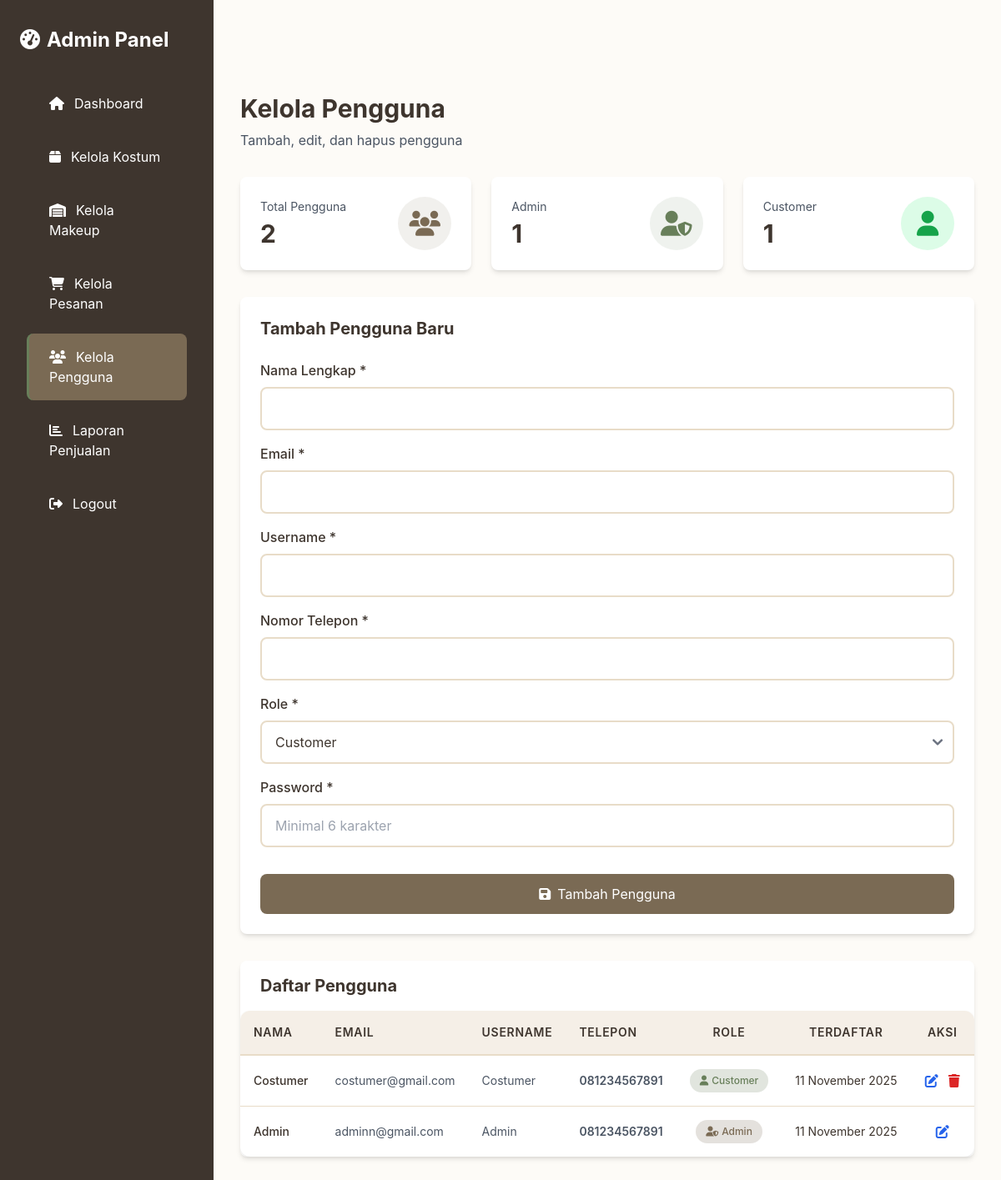
/admin/users.php (signed in), run on the app's committed database.
### tables this page shows
CREATE TABLE `users` (
  `user_id` int(11) NOT NULL,
  `name` varchar(100) NOT NULL,
  `email` varchar(100) NOT NULL,
  `username` varchar(50) NOT NULL,
  `password` varchar(255) NOT NULL,
  `role` enum('admin','customer') DEFAULT 'customer',
  `phone` varchar(20) DEFAULT NULL,
  `address` text DEFAULT NULL,
  `created_at` timestamp NOT NULL DEFAULT current_timestamp(),
  `updated_at` timestamp NOT NULL DEFAULT current_timestamp() ON UPDATE current_timestamp()
);

### config/config.php (called while the page is built, shortened)
<?php
function formatDate($date) {
    $months = [
        1 => 'Januari', 'Februari', 'Maret', 'April', 'Mei', 'Juni',
        'Juli', 'Agustus', 'September', 'Oktober', 'November', 'Desember'
    ];
    $timestamp = strtotime($date);
    $day = date('d', $timestamp);
    $month = $months[(int)date('m', $timestamp)];
    $year = date('Y', $timestamp);
    return $day . ' ' . $month . ' ' . $year;
}
?>

### admin/users.php (the view, shortened to what this page needs)
<?php
require_once '../includes/header.php';
$conn = getConnection();
$edit_mode = false;
$user_data = null;
$users = $conn->query("SELECT * FROM users ORDER BY created_at DESC");
$stats = [];
$stats['total'] = $conn->query("SELECT COUNT(*) as count FROM users")->fetch_assoc()['count'];
$stats['admins'] = $conn->query("SELECT COUNT(*) as count FROM users WHERE role = 'admin'")->fetch_assoc()['count'];
$stats['customers'] = $conn->query("SELECT COUNT(*) as count FROM users WHERE role = 'customer'")->fetch_assoc()['count'];
?>
<div class="flex">
    <?php require_once '../includes/sidebar_admin.php'; ?>
    <main class="flex-1 bg-lighter-bg min-h-screen lg:ml-64">
        <div class="p-4 sm:p-6 lg:p-8 pb-20 lg:pb-16">
            <div class="mb-6 lg:mb-8">
                <h1 class="text-2xl sm:text-3xl font-bold text-accent">Kelola Pengguna</h1>
                <p class="text-gray-600 mt-2 text-sm sm:text-base">Tambah, edit, dan hapus pengguna</p>
            </div>
            <div class="grid grid-cols-1 sm:grid-cols-3 gap-4 lg:gap-6 mb-6 lg:mb-8">
                <div class="bg-white rounded-lg shadow-md p-4 sm:p-6">
                    <div class="flex items-center justify-between">
                        <div>
                            <p class="text-gray-600 text-xs sm:text-sm mb-1">Total Pengguna</p>
                            <p class="text-2xl sm:text-3xl font-bold text-accent"><?php echo $stats['total']; ?></p>
                        </div>
                        <div class="w-12 h-12 sm:w-16 sm:h-16 bg-primary bg-opacity-10 rounded-full flex items-center justify-center flex-shrink-0">
                            <i class="fas fa-users text-2xl sm:text-3xl text-primary"></i>
                        </div>
                    </div>
                </div>
                <div class="bg-white rounded-lg shadow-md p-4 sm:p-6">
                    <div class="flex items-center justify-between">
                        <div>
                            <p class="text-gray-600 text-xs sm:text-sm mb-1">Admin</p>
                            <p class="text-2xl sm:text-3xl font-bold text-accent"><?php echo $stats['admins']; ?></p>
                        </div>
                        <div class="w-12 h-12 sm:w-16 sm:h-16 bg-secondary bg-opacity-10 rounded-full flex items-center justify-center flex-shrink-0">
                            <i class="fas fa-user-shield text-2xl sm:text-3xl text-secondary"></i>
                        </div>
                    </div>
                </div>
                <div class="bg-white rounded-lg shadow-md p-4 sm:p-6">
                    <div class="flex items-center justify-between">
                        <div>
                            <p class="text-gray-600 text-xs sm:text-sm mb-1">Customer</p>
                            <p class="text-2xl sm:text-3xl font-bold text-accent"><?php echo $stats['customers']; ?></p>
                        </div>
                        <div class="w-12 h-12 sm:w-16 sm:h-16 bg-green-100 rounded-full flex items-center justify-center flex-shrink-0">
                            <i class="fas fa-user text-2xl sm:text-3xl text-green-600"></i>
                        </div>
                    </div>
                </div>
            </div>
            <div class="bg-white rounded-lg shadow-md p-4 sm:p-6 mb-6 lg:mb-8">
                <h3 class="text-lg sm:text-xl font-bold text-accent mb-4 sm:mb-6">
                    <?php echo $edit_mode ? 'Edit Pengguna' : 'Tambah Pengguna Baru'; ?>
                </h3>
                <form method="POST" class="space-y-4">
                    <div>
                        <label class="block text-accent font-medium mb-2 text-sm sm:text-base">Nama Lengkap *</label>
                        <input type="text" name="name" required
                               class="form-control-custom w-full text-sm sm:text-base"
                               value="<?php echo $edit_mode ? htmlspecialchars($user_data['name']) : ''; ?>">
                    </div>
                    <div>
                        <label class="block text-accent font-medium mb-2 text-sm sm:text-base">Email *</label>
                        <input type="email" name="email" required
                               class="form-control-custom w-full text-sm sm:text-base"
                               value="<?php echo $edit_mode ? htmlspecialchars($user_data['email']) : ''; ?>">
                    </div>
                    <div>
                        <label class="block text-accent font-medium mb-2 text-sm sm:text-base">Username *</label>
                        <input type="text" name="username" required
                               class="form-control-custom w-full text-sm sm:text-base"
                               value="<?php echo $edit_mode ? htmlspecialchars($user_data['username']) : ''; ?>">
                    </div>
                    <div>
                        <label class="block text-accent font-medium mb-2 text-sm sm:text-base">Nomor Telepon *</label>
                        <input type="tel" name="phone" required
                               class="form-control-custom w-full text-sm sm:text-base"
                               value="<?php echo $edit_mode ? htmlspecialchars($user_data['phone']) : ''; ?>">
                    </div>
                    <div>
                        <label class="block text-accent font-medium mb-2 text-sm sm:text-base">Role *</label>
                        <select name="role" required class="form-control-custom w-full text-sm sm:text-base">
                            <option value="customer" <?php echo ($edit_mode && $user_data['role'] == 'customer') ? 'selected' : ''; ?>>Customer</option>
                        </select>
                    </div>
                    <div>
                        <label class="block text-accent font-medium mb-2 text-sm sm:text-base">
                            Password <?php echo $edit_mode ? '(Kosongkan jika tidak ingin mengubah)' : '*'; ?>
                        </label>
                        <input type="password" name="password"
                               <?php echo $edit_mode ? '' : 'required'; ?>
                               class="form-control-custom w-full text-sm sm:text-base"
                               placeholder="Minimal 6 karakter">
                    </div>
                    <div class="flex flex-col gap-3 pt-4">
                        <button type="button" onclick="confirmUserSubmit()" class="w-full btn-primary-custom px-6 py-3 rounded-lg text-sm sm:text-base">
                            <i class="fas fa-save mr-2"></i><?php echo $edit_mode ? 'Update Pengguna' : 'Tambah Pengguna'; ?>
                        </button>
                    </div>
                </form>
            </div>
            <div class="bg-white rounded-lg shadow-md overflow-hidden">
                <div class="px-4 sm:px-6 py-4 border-gray-200">
                    <h3 class="text-lg sm:text-xl font-bold text-accent">Daftar Pengguna</h3>
                </div>
                    <?php
                    $users->data_seek(0);
                    ?>
<div class="hidden lg:block overflow-x-auto">
    <table class="table-custom w-full text-xs sm:text-sm">
        <thead>
            <tr>
                <th class="text-xs sm:text-sm text-left py-4">Nama</th>
                <th class="text-xs sm:text-sm text-left py-4">Email</th>
                <th class="text-xs sm:text-sm text-left py-4">Username</th>
                <th class="text-xs sm:text-sm text-left py-4">Telepon</th>
                <th class="text-xs sm:text-sm text-center py-4">Role</th>
                <th class="text-xs sm:text-sm text-center py-4">Terdaftar</th>
                <th class="text-xs sm:text-sm text-center py-4">Aksi</th>
            </tr>
        </thead>
        <tbody>
            <?php
            $users->data_seek(0);
            while ($user = $users->fetch_assoc()):
            ?>
            <tr class="hover:bg-gray-50 transition-colors">
                <td class="py-4">
                    <div class="font-medium text-accent"><?php echo htmlspecialchars($user['name']); ?></div>
                </td>
                <td class="py-4">
                    <div class="text-gray-600"><?php echo htmlspecialchars($user['email']); ?></div>
                </td>
                <td class="py-4">
                    <div class="text-gray-600"><?php echo htmlspecialchars($user['username']); ?></div>
                </td>
                <td class="py-4">
                    <div class="text-gray-600"><?php echo htmlspecialchars($user['phone']); ?></div>
                </td>
                <td class="py-4">
                    <div class="flex justify-center">
                        <?php if ($user['role'] == 'admin'): ?>
                            <span class="px-3 py-1 bg-primary bg-opacity-20 text-primary rounded-full text-xs font-medium whitespace-nowrap">
                                <i class="fas fa-user-shield mr-1"></i>Admin
                            </span>
                        <?php else: ?>
                            <span class="px-3 py-1 bg-secondary bg-opacity-20 text-secondary rounded-full text-xs font-medium whitespace-nowrap">
                                <i class="fas fa-user mr-1"></i>Customer
                            </span>
                        <?php endif; ?>
                    </div>
                </td>
                <td class="py-4">
                    <div class="text-center text-xs sm:text-sm whitespace-nowrap">
                        <?php echo formatDate($user['created_at']); ?>
                    </div>
                </td>
                <td class="py-4">
                    <div class="flex justify-center gap-3">
                        <a href="?edit=<?php echo $user['user_id']; ?>"
                           class="text-blue-600 hover:text-blue-800 text-sm sm:text-base transition-colors"
                           title="Edit Pengguna">
                            <i class="fas fa-edit"></i>
                        </a>
                        <?php if ($user['user_id'] != $_SESSION['user_id']): ?>
                            <button onclick="deleteUser(<?php echo $user['user_id']; ?>)"
                                    class="text-red-600 hover:text-red-800 text-sm sm:text-base transition-colors"
                                    title="Hapus Pengguna">
                                <i class="fas fa-trash"></i>
                            </button>
                        <?php endif; ?>
                    </div>
                </td>
            </tr>
            <?php endwhile; ?>
        </tbody>
    </table>
</div>
            </div>
        </div>
    </main>
</div>
    <?php require_once '../includes/footer.php'; ?>

### assets/css/custom.css (style rules this page uses)
:root { --primary: #7A6A54; --secondary: #687F5A; --accent: #3E352E; --light-bg: #F5EFE7; --lighter-bg: #FDFBF7; --beige-dark: #E8DCC8; --taupe: #C4B5A0; }
* { margin: 0; padding: 0; box-sizing: border-box; }
body { font-family: 'Inter', system-ui, -apple-system, sans-serif; background-color: var(--lighter-bg); color: var(--accent); }
body { padding-top: 80px; }
.btn-primary-custom { background-color: var(--primary); border-color: var(--primary); color: white; transition: all 0.3s ease; }
.form-control-custom { border: 2px solid var(--beige-dark); border-radius: 8px; padding: 0.75rem 1rem; transition: all 0.3s ease; }
.table-custom { background-color: white; border-radius: 12px; overflow: hidden; }
.table-custom thead { background-color: var(--light-bg); color: var(--accent); }
.table-custom th { font-weight: 600; padding: 1rem; border: none; }
.table-custom td { padding: 1rem; vertical-align: middle; border-top: 1px solid var(--beige-dark); }
.table-custom { background-color: white; border-radius: 12px; overflow: hidden; box-shadow: 0 1px 3px rgba(0, 0, 0, 0.1); }
.table-custom th { font-weight: 600; padding: 1rem; border: none; font-size: 0.875rem; text-transform: uppercase; letter-spacing: 0.05em; border-bottom: 2px solid var(--beige-dark); }
.table-custom td { padding: 1rem; vertical-align: middle; border-top: 1px solid var(--beige-dark); font-size: 0.875rem; }
.table-custom tbody tr { transition: background-color 0.2s ease; }
.text-center { text-align: center; }
.text-left { text-align: left; }
.table-custom td:first-child { width: 80px; }
.table-custom td:last-child { width: 100px; }
.table-custom .px-3.py-1 { padding: 0.375rem 0.75rem; font-size: 0.75rem; }
.table-custom td:nth-child(4) { font-weight: 600; }
.text-red-600 { color: #dc2626; }
.table-custom th { font-weight: 600; padding: 1rem; border: none; font-size: 0.875rem; text-transform: uppercase; letter-spacing: 0.05em; border-bottom: 2px solid var(--beige-dark); vertical-align: middle; }
.table-custom th.text-center, .table-custom td.text-center { text-align: center; }
.table-custom th.text-left, .table-custom td.text-left { text-align: left; }
.table-custom th.py-4, .table-custom td.py-4 { padding-top: 1rem; padding-bottom: 1rem; }
.table-custom .px-3.py-1 { display: inline-flex; align-items: center; justify-content: center; padding: 0.375rem 0.75rem; font-size: 0.75rem; white-space: nowrap; }
html { scroll-behavior: smooth; }

### data on the page
users: name "Costumer", email "costumer@gmail.com", username "Costumer", phone "081234567891", role "customer" (drawn), created_at "11 November 2025"
users: name "Admin", email "adminn@gmail.com", username "Admin", phone "081234567891", role "admin" (drawn), created_at "11 November 2025"

### other printed values
$stats['total'] "2"
$stats['admins'] "1"
$stats['customers'] "1"
